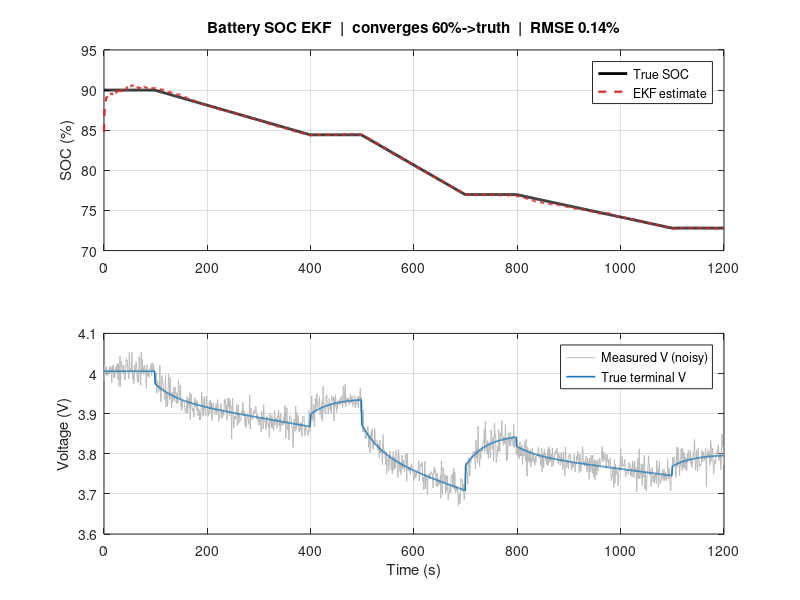

This figure's MATLAB source:
% soc_ekf.m
% -------------------------------------------------------------------------
% Battery SOC Estimation via Extended Kalman Filter
% Estimates lithium-ion State of Charge from noisy terminal-voltage and
% current using a 1st-order RC equivalent-circuit model and an EKF.
%
% State:   x = [SOC; V_rc]
% Measure: y = OCV(SOC) - I*R0 - V_rc
%
% Run:  >> soc_ekf
%
% Author: Ujjwal Singla
% License: MIT  |  Requires: base MATLAB (no toolboxes)
% -------------------------------------------------------------------------

function soc_ekf()
close all;
rng(0);

%% Equivalent-circuit parameters (18650-class cell)
Q_Ah = 3.0; R0 = 0.015; R1 = 0.020; C1 = 2000;
dt = 1.0; n = 1200;
cap_s = Q_Ah * 3600;
a_rc  = exp(-dt / (R1*C1));

%% Current profile (A, + = discharge)
I = zeros(n,1);
I(100:400) = 2.0; I(500:700) = 4.0; I(800:1100) = 1.5;

%% Truth model -> clean + noisy measured voltage
soc_true = zeros(n,1); v_clean = zeros(n,1);
soc = 0.9; vrc = 0;
for k = 1:n
    soc = soc - I(k)*dt/cap_s;
    vrc = a_rc*vrc + R1*(1-a_rc)*I(k);
    soc_true(k) = soc;
    v_clean(k)  = ocv(soc) - I(k)*R0 - vrc;
end
v_meas = v_clean + 0.02*randn(n,1);

%% EKF (deliberately wrong initial SOC = 0.6)
x = [0.6; 0];
P = diag([0.05, 1e-3]);
Qn = diag([1e-7, 1e-6]);
Rn = 2e-3;
soc_est = zeros(n,1);
for k = 1:n
    Ik = I(k);
    % predict
    x(1) = x(1) - Ik*dt/cap_s;
    x(2) = a_rc*x(2) + R1*(1-a_rc)*Ik;
    F = [1 0; 0 a_rc];
    P = F*P*F' + Qn;
    % update
    y_pred = ocv(x(1)) - Ik*R0 - x(2);
    H = [docv_dsoc(x(1)), -1];
    S = H*P*H' + Rn;
    K = (P*H')/S;
    x = x + K*(v_meas(k) - y_pred);
    x(1) = min(max(x(1),0),1);
    P = (eye(2) - K*H)*P;
    soc_est(k) = x(1);
end

rmse = sqrt(mean((soc_est(50:end) - soc_true(50:end)).^2)) * 100;
fprintf('Final true SOC: %.1f%%   EKF: %.1f%%   RMSE: %.2f%%\n', ...
    soc_true(end)*100, soc_est(end)*100, rmse);

%% Plot
t = (0:n-1)' * dt;
figure('Color','w','Position',[100 100 760 560]);
subplot(2,1,1);
plot(t, soc_true*100,'k','LineWidth',2); hold on;
plot(t, soc_est*100,'--','LineWidth',1.6,'Color',[0.85 0.16 0.16]);
grid on; ylabel('SOC (%)'); legend('True SOC','EKF estimate');
title(sprintf('Battery SOC EKF  |  converges 60%%->truth  |  RMSE %.2f%%', rmse));
subplot(2,1,2);
plot(t, v_meas,'Color',[0.73 0.73 0.73]); hold on;
plot(t, v_clean,'LineWidth',1.2,'Color',[0.12 0.47 0.71]);
grid on; ylabel('Voltage (V)'); xlabel('Time (s)');
legend('Measured V (noisy)','True terminal V');
try, print(gcf,'demo.png','-dpng','-r110'); catch, end

end

%% ---- helpers ----
function v = ocv(soc)
    soc = min(max(soc,0),1);
    v = 3.0 + 0.9*soc - 0.30*exp(-12*soc) + 0.18*soc.^2 ...
        + 0.05*tanh(8*(soc-0.5));
end
function d = docv_dsoc(soc)
    h = 1e-4;
    d = (ocv(soc+h) - ocv(soc-h)) / (2*h);
end
